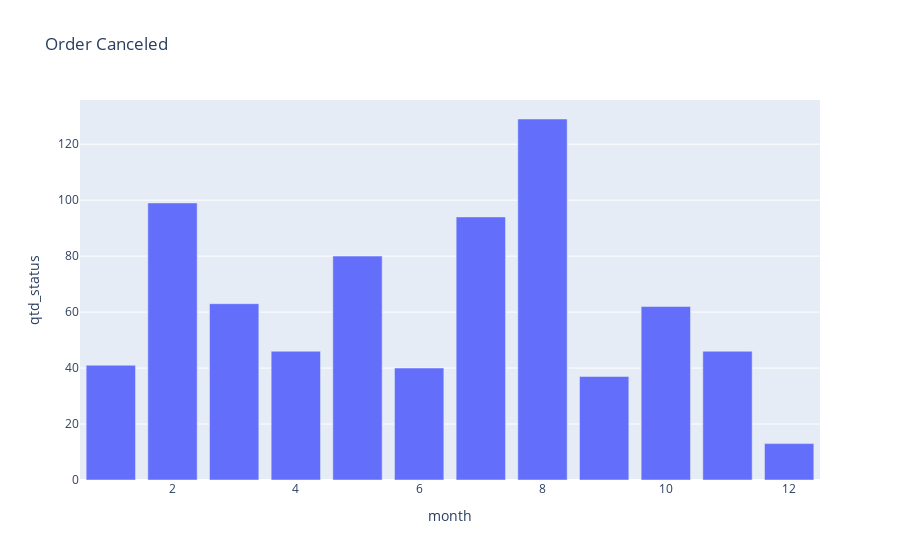

This figure's notebook cell:
### Markdown cell above
## **2.6 Sales Canceled per Month**

### Code cell
#Selecting data
aux26= df2.loc[df2['order_status'] == 'canceled', :]
aux261 = aux26[['order_status', 'customer_unique_id', 'month']].groupby(['order_status', 'month']).count().reset_index().rename(columns={'customer_unique_id': 'qtd_status'})

fig = px.bar(aux261, x = 'month', y = 'qtd_status', title = 'Order Canceled')
fig.show()

### Figure 1 — Plotly figure (JSON) as saved in the notebook; plotly's stock layout.template omitted (floating-point values rounded to 4 significant figures)
{"data": [{"alignmentgroup": "True", "hovertemplate": "month=%{x}<br>qtd_status=%{y}<extra></extra>", "legendgroup": "", "marker": {"color": "#636efa", "pattern": {"shape": ""}}, "name": "", "offsetgroup": "", "orientation": "v", "showlegend": false, "textposition": "auto", "type": "bar", "x": [1, 2, 3, 4, 5, 6, 7, 8, 9, 10, 11, 12], "xaxis": "x", "y": [41, 99, 63, 46, 80, 40, 94, 129, 37, 62, 46, 13], "yaxis": "y"}], "layout": {"barmode": "relative", "legend": {"tracegroupgap": 0}, "title": {"text": "Order Canceled"}, "xaxis": {"anchor": "y", "domain": [0, 1], "title": {"text": "month"}}, "yaxis": {"anchor": "x", "domain": [0, 1], "title": {"text": "qtd_status"}}}}
